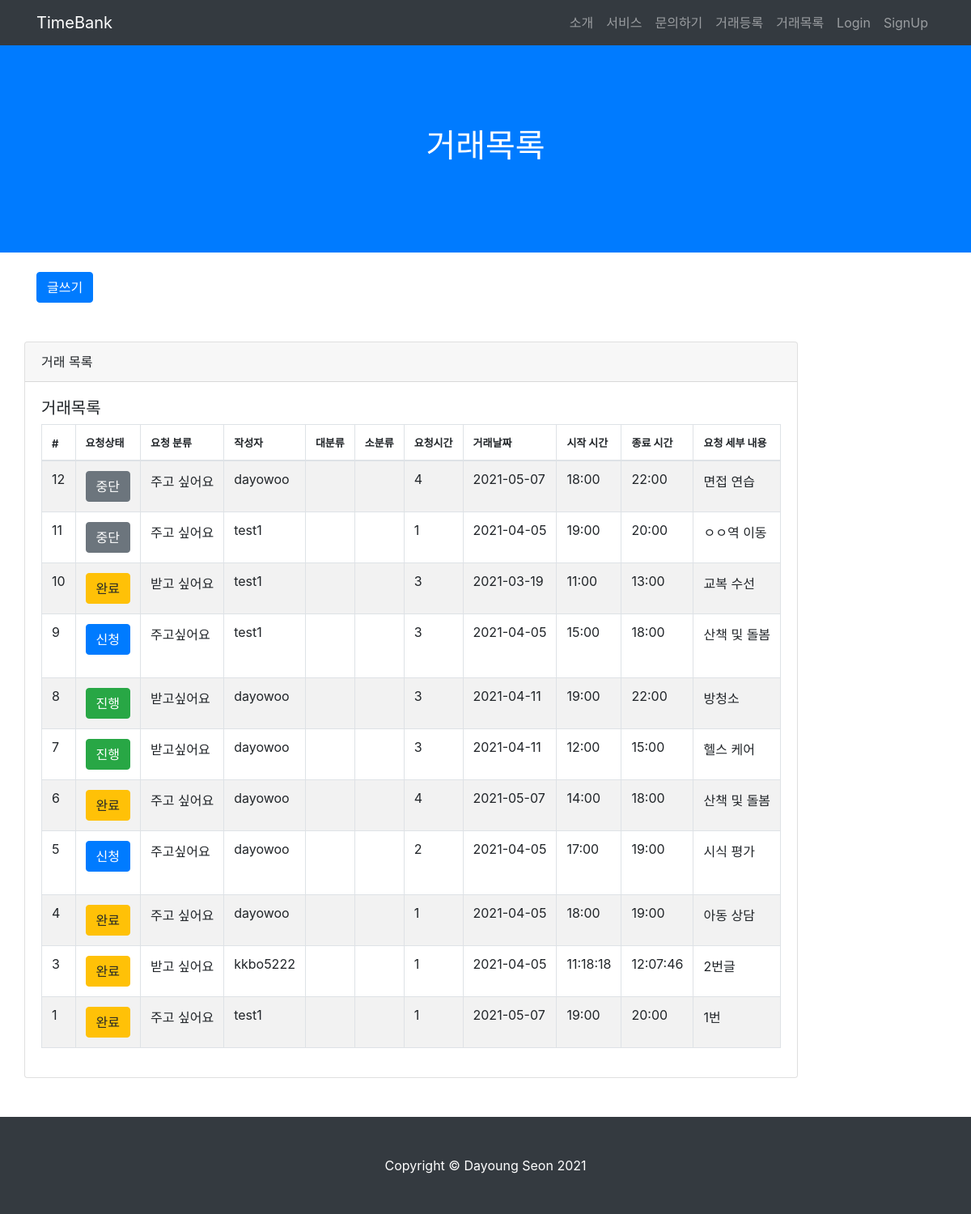
The app's page /post/post_list/ with its own data.
### TimeBank_app/models.py (models this page shows, shortened)
class Post(models.Model):
    date = models.CharField(max_length=140)
    start_time = models.CharField(max_length=140)
    end_time = models.CharField(max_length=140)
    service_choice = (('주고싶어요','주고싶어요'), ('받고싶어요','받고싶어요'))
    service = models.CharField(max_length=50, choices=service_choice)
    location = models.CharField(max_length=140)
    main_work = models.CharField(max_length=140)
    content = models.TextField(verbose_name='내용')
    created_at = models.DateTimeField(auto_now_add=True, verbose_name='등록시간')
    tok = models.IntegerField(default=0, verbose_name='거래톡')
    author = models.ForeignKey('TimeBank_account.User', on_delete=models.CASCADE, verbose_name='작성자')
    status_list = (('대기','대기'),('진행','진행'),('완료','완료'),('중단','중단'))
    status = models.CharField(max_length=50, choices=status_list, default='대기')
    respond_list = (('요청대기','요청대기'),('요청승인', '요청승인'),('요청거절','요청거절'))
    respond = models.CharField(max_length=50, choices=respond_list, verbose_name='승인상태', default='요청대기')
    applicants = models.CharField(max_length=140, verbose_name='신청자', null=True)
    giver = models.CharField(max_length=140, verbose_name='주는사람', null=True)
    taker = models.CharField(max_length=140, verbose_name='받는사람', null=True)
    class Meta:
        ordering = ['-created_at']

### TimeBank_account/models.py (models this page shows)
class User(AbstractUser):
    username = models.CharField(max_length=64, verbose_name='사용자ID', unique=True)
    email = models.EmailField(max_length=128, verbose_name='E-mail')
    name = models.CharField(max_length=64, verbose_name='이름')
    password = models.CharField(max_length=100, verbose_name='비밀번호')
    contact = models.CharField(max_length=150, verbose_name='연락처')
    birth = models.CharField(max_length=150, verbose_name='생년월일')
    user_age = models.CharField(max_length=50, verbose_name='연령대')
    gender = models.CharField(max_length=10, verbose_name='성별')
    balance = models.IntegerField(verbose_name='잔액', default=0)
    registered_dtn = models.DateField(auto_now_add=True, verbose_name='가입일자')
    image = models.ImageField(upload_to="images/", blank=True)
    about = models.TextField(verbose_name="소개말", blank=True)
    object = CustomUserManager()
    def __str__(self):
        return self.username
    class Meta:
        db_table = 'TimeBank_user'

### TimeBank_app/views.py (the view)
# urls.py: path('post_list/', post_list, name="post_list"),
def post_list(request):
    posts = Post.objects.all().order_by('-id')
    return render(request, 'post_list.html', {'posts': posts})

### TimeBank_app/templates/post_list.html (shortened to what this page needs)
{% load static %}
<html lang="en">
<head>
  <link href="{% static 'vendor/bootstrap/css/bootstrap.min.css' %}" rel="stylesheet">
  <link href="{% static 'css/scrolling-nav.css' %}" rel="stylesheet">
</head>
<body id="page-top">
 <nav class="navbar navbar-expand-lg navbar-dark bg-dark fixed-top" id="mainNav">
  <div class="container">
    <a class="navbar-brand js-scroll-trigger" href="{% url 'index' %}">TimeBank</a>
    <div class="collapse navbar-collapse" id="navbarResponsive">
      <ul class="navbar-nav ml-auto">
        <li class="nav-item">
          <a class="nav-link js-scroll-trigger" href="{% url 'index' %}">소개</a>
        </li>
        <li class="nav-item">
          <a class="nav-link js-scroll-trigger" href="{% url 'index' %}">서비스</a>
        </li>
        <li class="nav-item">
          <a class="nav-link js-scroll-trigger" href="{% url 'index' %}">문의하기</a>
        </li>
        <li class="nav-item">
          <a class="nav-link js-scroll-trigger" href="{% url 'new_post' %}">거래등록</a>
        </li>
      <li class="nav-item">
        <a class="nav-link js-scroll-trigger" href="{% url 'post_list' %}">거래목록</a>
      </li>
        {% if user.is_authenticated %}
        <li class="nav-item">
          <a class="nav-link js-scroll-trigger" href="{% url 'profile' user.username %}">{{ user.get_username }}</a>
        </li>
        <li class="nav-item">
          <form action="{% url 'logout' %}" method="POST">
            {% csrf_token %}
            <input type="submit" class="nav-link logout" href="{% url 'logout' %}" value="Logout" style="border: none; background: transparent;">
          </form>
        </li>
        {% else %}
        <li class="nav-item">
          <a class="nav-link js-scroll-trigger" href="{% url 'login' %}">Login</a>
        </li>
        <li class="nav-item">
          <a class="nav-link js-scroll-trigger" href="{% url 'register' %}">SignUp</a>
        </li>
        {% endif %}
      </ul>
    </div>
  </div>
</nav>
  <header class="bg-primary text-white">
    <div class="container text-center">
      <h1>거래목록</h1>
    </div>
  </header>
  <div class="container">
    <div class="row">
      <div class="col-12">
        <br>
        <a href="{% url 'new_post' %}"><button class="btn btn-primary">글쓰기</button></a>
      </div>
  </div>
    <div class="row">
        <div class="card card-outline-secondary my-5">
          <div class="card-header">
            거래 목록
          </div>
          <div class="card-body">
            <h5>거래목록</h5>
            <table id="example" class="table table-striped table-bordered" style="width:100%">
              <thead>
                <tr>
                  <th style="font-size: 13px;">#</th>
                  <th style="font-size: 13px;">요청상태</th>
                  <th style="font-size: 13px;">요청 분류</th>
                  <th style="font-size: 13px;">작성자</th>
                  <th style="font-size: 13px;">대분류</th>
                  <th style="font-size: 13px;">소분류</th>
                  <th style="font-size: 13px;">요청시간</th>
                  <th style="font-size: 13px;">거래날짜</th>
                  <th style="font-size: 13px;">시작 시간</th>
                  <th style="font-size: 13px;">종료 시간</th>
                  <th style="font-size: 13px;">요청 세부 내용</th>
              </tr>
              </thead>
              <tbody>
                {% for post in posts %}
                <tr>
                  <td>{{ post.id }}</td>
                  <td>
                    {% if request.user == post.author %}
                    <a href="{% url 'my_post_detail' post.id %}" class="btn btn-info">{{post.status}}</a>
                    {% elif request.user != post.author %}
                        {% if post.status == "대기" %}
                            <form action="{{post.id}}/" method="post">
                                <button name="progress" class="btn btn-primary">신청</button>
                            </form>
                        {% elif post.status == "진행" %}
                            <button class="btn btn-success">{{ post.status }}</button>
                        {% elif post.status == "완료" %}
                            <button class="btn btn-warning">{{ post.status }}</button>
                        {% elif post.status == "중단" %}
                            <button class="btn btn-secondary">{{ post.status }}</button>
                        {% endif %}
                    {% endif %}
                  </td>
                    <td>{{ post.service }}</td>
                    <td>{{ post.author }}</td>
                    <td>{{ post.mainwork }}</td>
                    <td>{{ post.subwork }}</td>
                    <td>{{ post.tok }}</td>
                    <td>{{ post.date }}</td>
                    <td>{{ post.start_time }}</td>
                    <td>{{ post.end_time }}</td>
                    <td>{{ post.content }}</td>
                </tr>
                {% endfor %}
            </tbody>
          </table>
        </div>
      </div>
      </div>
    </div>
  <footer class="py-5 bg-dark">
    <div class="container">
      <p class="m-0 text-center text-white">Copyright &copy; Dayoung Seon 2021</p>
    </div>
  </footer>
</body>

### TimeBank_account/static/css/scrolling-nav.css (style rules this page uses)
header { padding: 156px 0 100px; }

### records on screen
Post: id "12", status "중단", service "주고 싶어요", author "dayowoo", tok "4", date "2021-05-07", start_time "18:00", end_time "22:00", content "면접 연습"
Post: id "11", status "중단", service "주고 싶어요", author "test1", tok "1", date "2021-04-05", start_time "19:00", end_time "20:00", content "ㅇㅇ역 이동"
Post: id "10", status "완료", service "받고 싶어요", author "test1", tok "3", date "2021-03-19", start_time "11:00", end_time "13:00", content "교복 수선"
Post: id "9", service "주고싶어요", author "test1", tok "3", date "2021-04-05", start_time "15:00", end_time "18:00", content "산책 및 돌봄"
Post: id "8", status "진행", service "받고싶어요", author "dayowoo", tok "3", date "2021-04-11", start_time "19:00", end_time "22:00", content "방청소"
Post: id "7", status "진행", service "받고싶어요", author "dayowoo", tok "3", date "2021-04-11", start_time "12:00", end_time "15:00", content "헬스 케어"
Post: id "6", status "완료", service "주고 싶어요", author "dayowoo", tok "4", date "2021-05-07", start_time "14:00", end_time "18:00", content "산책 및 돌봄"
Post: id "5", service "주고싶어요", author "dayowoo", tok "2", date "2021-04-05", start_time "17:00", end_time "19:00", content "시식 평가"
Post: id "4", status "완료", service "주고 싶어요", author "dayowoo", tok "1", date "2021-04-05", start_time "18:00", end_time "19:00", content "아동 상담"
Post: id "3", status "완료", service "받고 싶어요", author "kkbo5222", tok "1", date "2021-04-05", start_time "11:18:18", end_time "12:07:46", content "2번글"
Post: id "1", status "완료", service "주고 싶어요", author "test1", tok "1", date "2021-05-07", start_time "19:00", end_time "20:00", content "1번"
